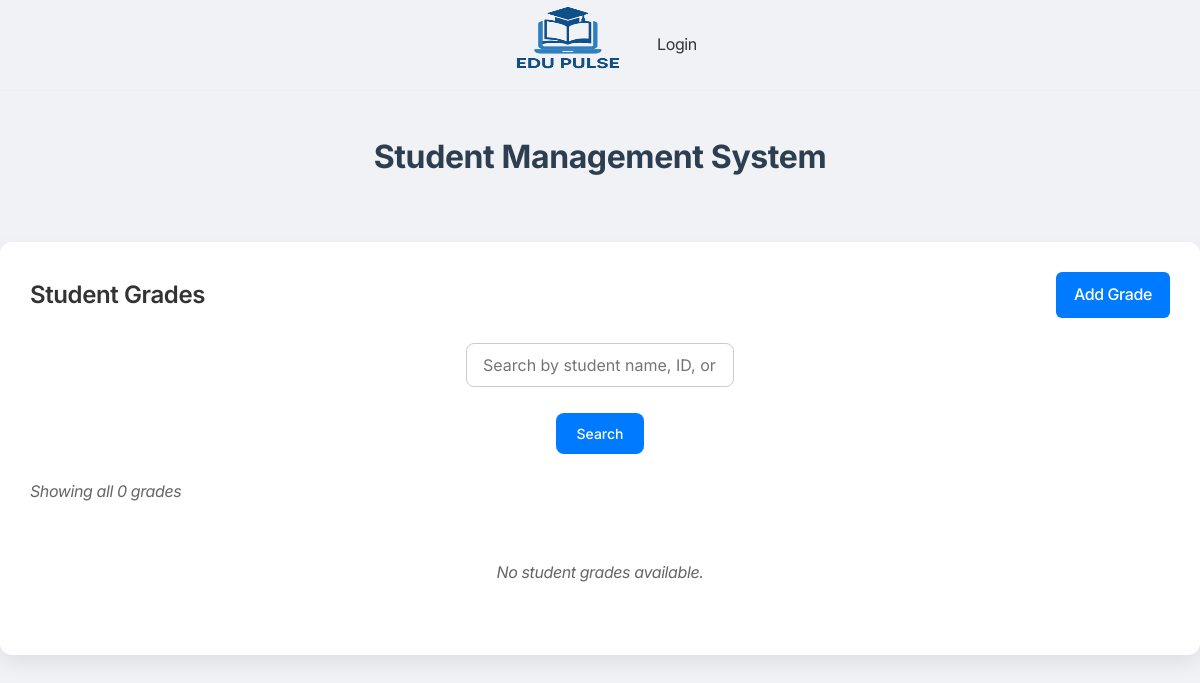
The app's page /grades/, older data.
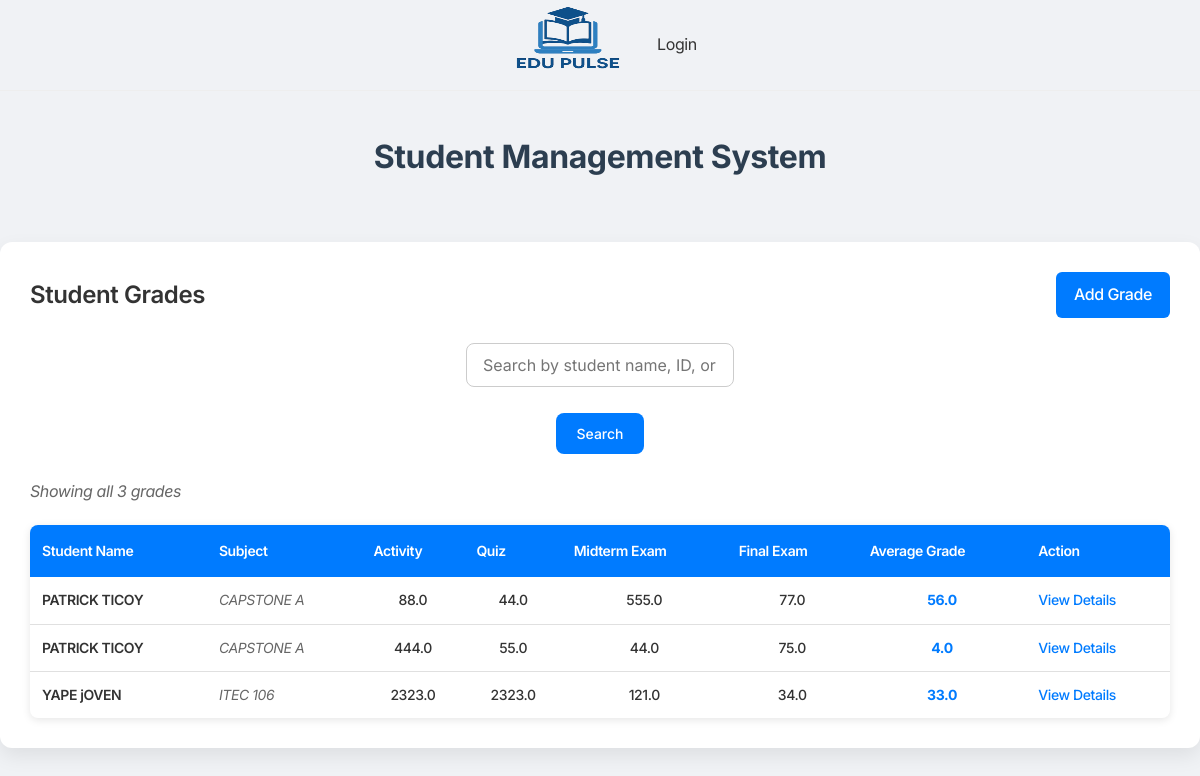
The same page, newer data.
### app/models.py (models this page shows, shortened)
class Grade(models.Model):
    student = models.ForeignKey(Student, on_delete=models.CASCADE, related_name='grades')
    subject = models.ForeignKey(Subject, on_delete=models.CASCADE, related_name='grades')
    activity = models.FloatField()
    quiz = models.FloatField()
    mid_term_exam = models.FloatField()
    final_exam = models.FloatField()
    avg_grade = models.FloatField()

class Subject(models.Model):
    name = models.CharField(max_length=100)
    student = models.ForeignKey(Student, on_delete=models.CASCADE, related_name='subjects')

class Student(models.Model):
    first_name = models.CharField(max_length=100)
    last_name = models.CharField(max_length=100)
    student_id = models.IntegerField()
    section = models.CharField(max_length=100)
    age = models.IntegerField()
    email = models.EmailField()

### app/views.py (the view, shortened to what this page needs)
# urls.py: path('grades/', GradeListView.as_view(), name='grade_list'),
class GradeListView(ListView):
    model = Grade
    template_name = 'app/grade_list.html'
    context_object_name = 'grades'
    paginate_by = 20
    def get_queryset(self):
        queryset = Grade.objects.all().select_related('subject', 'subject__student')
        search_query = self.request.GET.get('search', '').strip()
        return queryset.order_by('subject__student__last_name', 'subject__student__first_name', 'subject__name')
    def get_context_data(self, **kwargs):
        context = super().get_context_data(**kwargs)
        context['search_query'] = self.request.GET.get('search', '')
        context['total_grades'] = Grade.objects.count()
        return context

### app/templates/app/grade_list.html (shortened to what this page needs)
{% extends 'app/base.html' %}
{% block content %}
<div class="grade-container">
    <div class="grade-header">
        <h2>Student Grades</h2>
        <a href="{% url 'grade_create' %}" class="add-link">Add Grade</a>
    </div>
    <div class="search-container">
        <form method="get" class="search-form">
            <input
                type="text"
                name="search"
                value="{{ search_query }}"
                placeholder="Search by student name, ID, or subject..."
                class="search-input"
            >
            <button type="submit" class="search-btn">Search</button>
        </form>
    </div>
    <div class="search-results">
        {% if search_query %}
            {% if grades %}
                Showing {{ grades|length }} result{{ grades|length|pluralize }} for "{{ search_query }}"
                ({{ total_grades }} total grades)
            {% else %}
                No results found for "{{ search_query }}" ({{ total_grades }} total grades)
            {% endif %}
        {% else %}
            Showing all {{ total_grades }} grade{{ total_grades|pluralize }}
        {% endif %}
    </div>
    {% if grades %}
        <table class="grades-table">
            <thead>
                <tr>
                    <th>Student Name</th>
                    <th>Subject</th>
                    <th>Activity</th>
                    <th>Quiz</th>
                    <th>Midterm Exam</th>
                    <th>Final Exam</th>
                    <th>Average Grade</th>
                    <th>Action</th>
                </tr>
            </thead>
            <tbody>
                {% for grade in grades %}
                    <tr>
                        <td class="student-name">
                            {% if grade.subject.student %}
                                {{ grade.subject.student.first_name }} {{ grade.subject.student.last_name }}
                            {% else %}
                                N/A
                            {% endif %}
                        </td>
                        <td class="subject-name">{{ grade.subject.name }}</td>
                        <td class="grade-score">{{ grade.activity|floatformat:1 }}</td>
                        <td class="grade-score">{{ grade.quiz|floatformat:1 }}</td>
                        <td class="grade-score">{{ grade.mid_term_exam|floatformat:1 }}</td>
                        <td class="grade-score">{{ grade.final_exam|floatformat:1 }}</td>
                        <td class="grade-score avg-grade">{{ grade.avg_grade|floatformat:1 }}</td>
                        <td>
                            <a href="{% url 'grade_detail' grade.pk %}" class="detail-link">View Details</a>
                        </td>
                    </tr>
                {% endfor %}
            </tbody>
        </table>
    {% else %}
        <div class="no-grades">
            {% if search_query %}
                <p>No grades found matching "{{ search_query }}"</p>
                <a href="{% url 'grade_list' %}" class="clear-btn">Show All Grades</a>
            {% else %}
                <p>No student grades available.</p>
            {% endif %}
        </div>
    {% endif %}
</div>
{% endblock %}

### app/templates/app/base.html (shortened to what this page needs)
{% load static %}
<!DOCTYPE html>
<html>
<head>
        <link
            href="https://unpkg.com/boxicons@2.1.4/css/boxicons.min.css"
            rel="stylesheet"
            />
        <link rel="stylesheet" href="https://cdnjs.cloudflare.com/ajax/libs/font-awesome/4.7.0/css/font-awesome.min.css">
        <link rel="stylesheet" href="{% static 'css/navbar.css' %}" />
        <link rel="stylesheet" href="{% static 'css/post.css' %}" />
</head>
<body>
<div>
    {% include "app/navbar.html" %}
    <h1>Student Management System</h1>
    {% block content %}
    {% endblock %}
</div>
</body>
</html>

### app/templates/app/navbar.html (shortened to what this page needs)
{% load static %}
<header id="nav-menu" aria-label="navigation bar">
      <div class="container">
        <div class="nav-start">
          <a class="logo" href="{% url 'base'%}">
            <img
              src="{% static 'images/logo.png' %}"
              width="130"
              height="90"
              alt="EduPulse"
            />
          </a>
          {% if request.user.is_authenticated %}
          <nav class="menu">
            <ul class="menu-bar">
               <li><a class="nav-link" href="{% url 'grade_list'%}">Grades</a></li>
              <li><a class="nav-link" href="{% url 'post'%}">Announcements</a></li>
              <li><a class="nav-link" href="{% url 'student_list'%}">Student Info</a></li>
            </ul>
          </nav>
        </div>
        <div class="nav-end">
          <div class="right-container">
            <i class="fa fa-user-circle" style="font-size:40px;color:#2b72fb"></i>
            <p>{{request.user}}</p>
                <button
                  class="nav-link dropdown-btn"
                  data-dropdown="dropdown2"
                  aria-haspopup="true"
                  aria-expanded="false"
                  aria-label="discover">
                  <i class="bx bx-chevron-down" aria-hidden="true"></i>
                </button>
                <div id="dropdown2" class="dropdown">
                  <ul role="menu">
                    <li>
                        {% comment %} <a href="">
                            <span class="dropdown-link-title">My Info</span>
                        </a>                       {% endcomment %}
                    </li>
                  </ul>
                  <ul role="menu">
                    <li>
                        <a href="{% url 'logout'%}">
                             <span class="dropdown-link-title">Log out</span>
                        </a>
                      </li>
                  </ul>
                </div>
              </li>
          </div>
          <button
            id="hamburger"
            aria-label="hamburger"
            aria-haspopup="true"
            aria-expanded="false">
            <i class="bx bx-menu" aria-hidden="true"></i>
          </button>
        </div>
        {% else %}
         <a href="{% url 'login'%}"> Login</a>
        {% endif %}
      </div>
    </header>

### static/css/navbar.css (style rules this page uses)
* { margin: 0; padding: 0; box-sizing: border-box; font-family: "Inter", sans-serif; }
:root { --dark-grey: #333333; --medium-grey: #636363; --light-grey: #eeeeee; --ash: #f4f4f4; --primary-color: #2b72fb; --white: white; --border: 1px solid var(--light-grey); --shadow: rgba(0, 0, 0, 0.05) 0px 6px 24px 0px, rgba(0, 0, 0, 0.08) 0px 0px 0px 1px; }
body { font-family: inherit; background-color: var(--white); color: var(--dark-grey); letter-spacing: -0.4px; }
a { text-decoration: none; color: inherit; }
button { border: none; background-color: transparent; cursor: pointer; color: inherit; }
.logo { margin-right: 1.5rem; }
#nav-menu { border-bottom: var(--border); }
.container { display: flex; align-items: center; justify-content: space-around; max-width: 1600px; margin: 0 auto; column-gap: 2rem; height: 90px; padding: 1.2rem 3rem; }
.nav-start, .nav-end, .menu-bar, .right-container, .right-container .search { display: flex; align-items: center; }

### static/css/post.css (style rules this page uses)
form { display: flex; flex-direction: column; }
form input[type="text"], form textarea { padding: 0.7rem 1rem; margin-bottom: 1rem; border: 1px solid #ccc; border-radius: 8px; font-size: 1rem; }

### app/templates/app/base.html (style rules this page uses)
* { margin: 0; padding: 0; box-sizing: border-box; }
body { font-family: 'Segoe UI', Tahoma, Geneva, Verdana, sans-serif; background-color: #f5f6fa; color: #333; line-height: 1.6; }
h1 { text-align: center; margin: 40px 0 20px; font-size: 32px; color: #2c3e50; }

### app/templates/app/grade_list.html (style rules this page uses)
body { font-family: 'Segoe UI', Tahoma, Geneva, Verdana, sans-serif; background-color: #f0f2f5; margin: 0; padding: 0; }
.grade-container { max-width: 1200px; margin: 60px auto; padding: 30px; background-color: #ffffff; border-radius: 12px; box-shadow: 0 8px 20px rgba(0, 0, 0, 0.08); }
.grade-header { display: flex; justify-content: space-between; align-items: center; margin-bottom: 25px; }
.grade-header h2 { font-size: 24px; font-weight: 600; margin: 0; color: #333; }
.add-link { background-color: #007bff; color: #fff; padding: 10px 18px; border-radius: 6px; text-decoration: none; font-weight: 500; transition: background-color 0.3s ease; }
.search-container { margin-bottom: 25px; display: flex; gap: 10px; align-items: center; }
.search-form { display: flex; gap: 10px; align-items: center; flex: 1; }
.search-input { flex: 1; padding: 12px 16px; border: 2px solid #e0e0e0; border-radius: 8px; font-size: 14px; transition: border-color 0.3s ease; }
.search-btn { background-color: #007bff; color: white; border: none; padding: 12px 20px; border-radius: 8px; cursor: pointer; font-size: 14px; font-weight: 500; transition: background-color 0.3s ease; }
.search-results { margin-bottom: 15px; color: #666; font-style: italic; }
.grades-table { width: 100%; border-collapse: collapse; margin-top: 20px; box-shadow: 0 2px 8px rgba(0, 0, 0, 0.1); border-radius: 8px; overflow: hidden; }
.grades-table th { background-color: #007bff; color: white; padding: 15px 12px; text-align: left; font-weight: 600; font-size: 14px; }
.grades-table td { padding: 12px; border-bottom: 1px solid #e0e0e0; font-size: 14px; }
.grades-table tr:last-child td { border-bottom: none; }
.student-name { font-weight: 600; color: #333; }
.subject-name { color: #666; font-style: italic; }
.grade-score { text-align: center; font-weight: 500; }
.avg-grade { font-weight: 700; color: #007bff; }
.detail-link { color: #007bff; text-decoration: none; font-weight: 500; }

Row changes from the older to the newer data that the page shows:
added Grade: subject.student.first_name "PATRICK", subject.student.last_name "TICOY", subject.name "CAPSTONE A", activity "88.0", quiz "44.0", mid_term_exam "555.0", final_exam "77.0", avg_grade "56.0"
added Grade: subject.student.first_name "PATRICK", subject.student.last_name "TICOY", subject.name "CAPSTONE A", activity "444.0", quiz "55.0", mid_term_exam "44.0", final_exam "75.0", avg_grade "4.0"
added Grade: subject.student.first_name "YAPE", subject.student.last_name "jOVEN", subject.name "ITEC 106", activity "2323.0", quiz "2323.0", mid_term_exam "121.0", final_exam "34.0", avg_grade "33.0"
Text that changed along with them:
{{ total_grades }}: "0" → "3"
text no longer shown: "No student grades available."
text now shown: "Student Name Subject Activity Quiz Midterm Exam Final Exam Average Grade Action"
